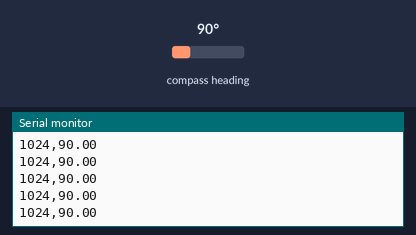
A sketch run on a simulated Arduino Uno, built with avr-gcc and run on an emulated ATmega328P. Parts: the last lines printed to the serial monitor. Wiring (inferred from the names in the program): AS5600 angle sensor at I2C address 0x36. The inputs (shaded band) are chosen by the test bench; at power-on: compass heading 90°.

Above: at 1.2 s.
1.3 s: compass heading set to 7°
At 2.2 s:
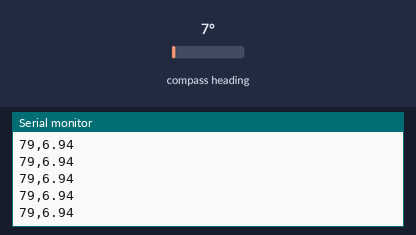
4.3 s: compass heading set to 180°
At 4.9 s:
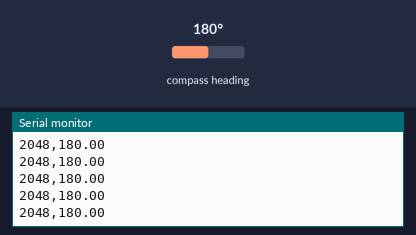
Timing chart, 0 to 5.0 s (numbered marks = the images above; inputs shaded):
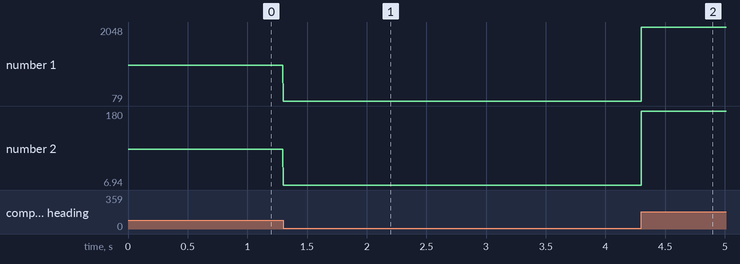

The sketch:

angle_sensor.ino
```cpp
/**
 * angle_sensor.ino
 * SAE460API-12DN-XY (또는 AS5600 호환) I2C 각도 센서 → USB Serial
 *
 * ── 사용 방법 ──────────────────────────────────────────────────────────────
 * 1. SCAN_MODE true 로 업로드 → Serial Monitor(115200) 열어서 I2C 주소 확인
 * 2. 확인한 주소를 SENSOR_ADDR 에 입력, SCAN_MODE false 로 재업로드
 * 3. 센서 레지스터를 모를 경우 REG_DUMP_MODE true 로 레지스터 전체 덤프 가능
 *
 * ── 출력 포맷 (SCAN_MODE, REG_DUMP_MODE 둘 다 false 일 때) ──────────────
 *   "<raw_count>,<angle_deg>\n"   500 Hz
 *   예: "2048,180.00\n"
 *
 * ── PC 수신 ────────────────────────────────────────────────────────────────
 *   serial_angle_reader.py 로 수신 (포트, baud 일치 확인)
 *
 * ── 배선 ───────────────────────────────────────────────────────────────────
 *   센서 SDA → Arduino SDA  (Uno: A4, Mega: 20, Nano: A4)
 *   센서 SCL → Arduino SCL  (Uno: A5, Mega: 21, Nano: A5)
 *   센서 VCC → 3.3V or 5V   (센서 보드 스펙 확인)
 *   센서 GND → GND
 */

#include <Wire.h>

// ════════════════════════════════════════════════════════════════════════════
//  ★ 여기만 수정하면 됨
// ════════════════════════════════════════════════════════════════════════════

// 동작 모드 (하나만 true)
#define SCAN_MODE      false   // true: I2C 주소 스캔 (처음 연결 시)
#define REG_DUMP_MODE  false   // true: 0x00-0x7F 레지스터 전체 덤프

// 센서 설정 ── SAE460API 스펙 확인 후 수정
#define SENSOR_ADDR    0x36    // I2C 7-bit 주소 (SCAN_MODE로 확인)
#define REG_ANGLE_H    0x0C    // MSB 레지스터 주소
#define REG_ANGLE_L    0x0D    // LSB 레지스터 주소  (H와 같으면 2바이트 연속 읽기)
#define ANGLE_BITS     12      // 분해능 (12 → 4096 counts/rev)
#define ANGLE_MASK     0x0FFF  // MSB 마스크 (12-bit: 0x0FFF, 14-bit: 0x3FFF)
#define MSB_SHIFT      8       // MSB를 몇 비트 shift 하는지

// 출력 설정
#define BAUD_RATE          115200
#define SEND_INTERVAL_US   2000UL   // 2000 µs = 500 Hz

// ════════════════════════════════════════════════════════════════════════════

static const uint16_t COUNTS_PER_REV = (1u << ANGLE_BITS);  // 4096 or 16384
static uint32_t lastSendUs = 0;

// ── Setup ────────────────────────────────────────────────────────────────────
void setup() {
  Serial.begin(BAUD_RATE);
  Wire.begin();
  Wire.setClock(400000L);   // 400 kHz I2C Fast Mode

  if (SCAN_MODE) {
    scanI2C();
    return;
  }
  if (REG_DUMP_MODE) {
    dumpRegisters();
    return;
  }

  // 센서 존재 확인
  Wire.beginTransmission(SENSOR_ADDR);
  if (Wire.endTransmission() != 0) {
    Serial.print("# ERROR: no device at 0x");
    Serial.println(SENSOR_ADDR, HEX);
  }
}

// ── Main loop ────────────────────────────────────────────────────────────────
void loop() {
  if (SCAN_MODE || REG_DUMP_MODE) {
    delay(5000);
    if (SCAN_MODE)     scanI2C();
    if (REG_DUMP_MODE) dumpRegisters();
    return;
  }

  uint32_t now = micros();
  if (now - lastSendUs < SEND_INTERVAL_US) return;
  lastSendUs = now;

  uint16_t raw       = readRawAngle();
  float    angle_deg = (float)raw * (360.0f / COUNTS_PER_REV);

  Serial.print(raw);
  Serial.print(',');
  Serial.println(angle_deg, 2);
}

// ── Raw angle 읽기 ────────────────────────────────────────────────────────────
uint16_t readRawAngle() {
  Wire.beginTransmission(SENSOR_ADDR);
  Wire.write(REG_ANGLE_H);
  Wire.endTransmission(false);          // repeated start (레지스터 포인터 유지)
  Wire.requestFrom((uint8_t)SENSOR_ADDR, (uint8_t)2);

  if (Wire.available() < 2) return 0;
  uint8_t hi = Wire.read();
  uint8_t lo = Wire.read();

  return ((uint16_t)(hi << MSB_SHIFT) | lo) & ANGLE_MASK;
}

// ── I2C 스캔 (SCAN_MODE) ────────────────────────────────────────────────────
void scanI2C() {
  Serial.println("# I2C scan ---");
  uint8_t found = 0;
  for (uint8_t addr = 1; addr < 127; addr++) {
    Wire.beginTransmission(addr);
    if (Wire.endTransmission() == 0) {
      Serial.print("# FOUND: 0x");
      if (addr < 16) Serial.print('0');
      Serial.println(addr, HEX);
      found++;
    }
  }
  if (found == 0) Serial.println("# No device found.");
  Serial.println("# --- done");
}

// ── 레지스터 덤프 (REG_DUMP_MODE) ───────────────────────────────────────────
void dumpRegisters() {
  Serial.print("# Register dump for 0x");
  Serial.println(SENSOR_ADDR, HEX);
  for (uint8_t reg = 0x00; reg <= 0x7F; reg++) {
    Wire.beginTransmission(SENSOR_ADDR);
    Wire.write(reg);
    Wire.endTransmission(false);
    Wire.requestFrom((uint8_t)SENSOR_ADDR, (uint8_t)1);
    if (Wire.available()) {
      uint8_t val = Wire.read();
      Serial.print("# 0x");
      if (reg < 16) Serial.print('0');
      Serial.print(reg, HEX);
      Serial.print(" = 0x");
      if (val < 16) Serial.print('0');
      Serial.println(val, HEX);
    }
  }
  Serial.println("# --- done");
}
```

Measured:
- after the input at 1.3 s, the serial monitor: prints a new line at once (image 1)
- after the input at 4.3 s, the serial monitor: prints a new line at once (image 2)
- plotted number 1: 1024 → 79 after the input at 1.3 s, 79 → 2048 after the input at 4.3 s
- plotted number 2: 90 → 6.94 after the input at 1.3 s, 6.94 → 180 after the input at 4.3 s
